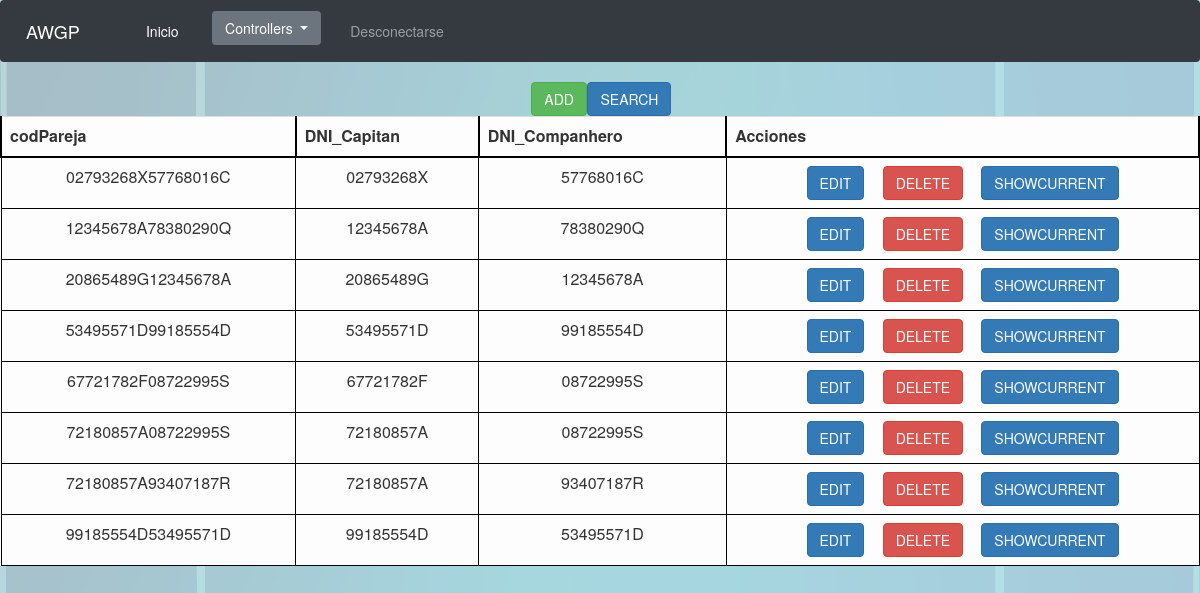
The app's page /Controllers/Controller_Pareja.php (signed in), older data.
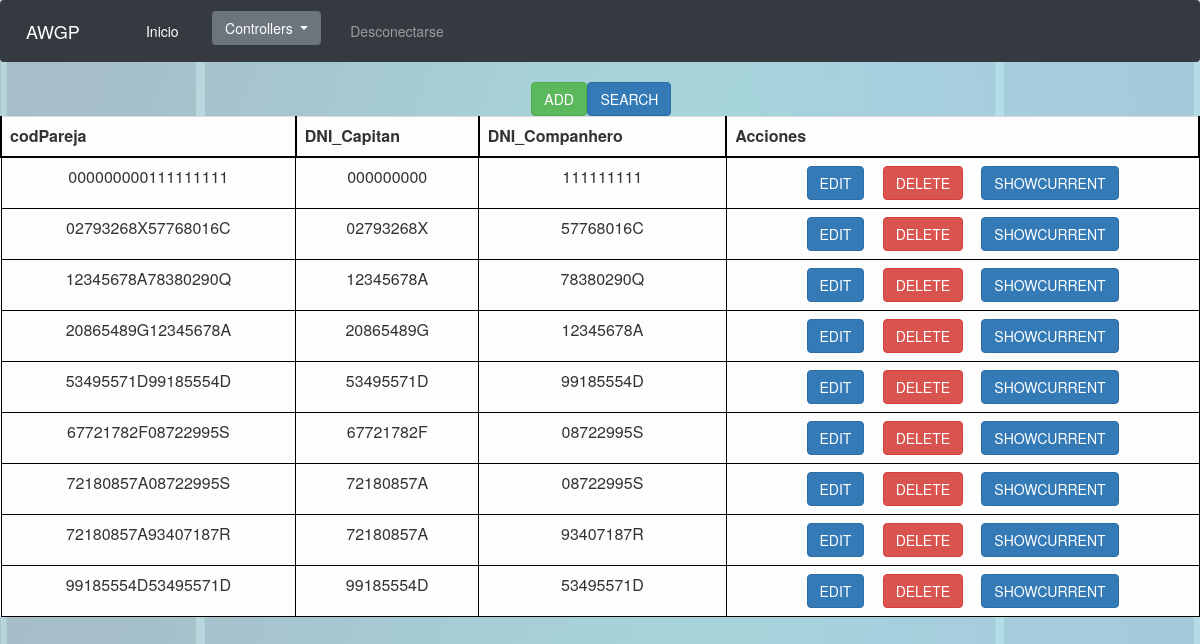
The same page, newer data.
### tables this page shows
CREATE TABLE IF NOT EXISTS `Pareja` (
  `codPareja` VARCHAR(18) NOT NULL,
  `DNI_Capitan` VARCHAR(9) NOT NULL,
  `DNI_Companhero` VARCHAR(9) NOT NULL,
  PRIMARY KEY (`codPareja`),
  INDEX `fk_Pareja_Deportista1_idx` (`DNI_Capitan` ASC),
  INDEX `fk_Pareja_Deportista2_idx` (`DNI_Companhero` ASC),
  CONSTRAINT `fk_Pareja_Deportista1`
    FOREIGN KEY (`DNI_Capitan`)
    REFERENCES `Deportista` (`DNI`)
    ON DELETE CASCADE
    ON UPDATE CASCADE,
  CONSTRAINT `fk_Pareja_Deportista2`
    FOREIGN KEY (`DNI_Companhero`)
    REFERENCES `Deportista` (`DNI`)
    ON DELETE CASCADE
    ON UPDATE CASCADE);

### Views/Pareja/Pareja_SHOWALL.php (called while the page is built)
<?php
include '../Views/base/SHOWALL.php';
class Pareja_SHOWALL extends SHOWALL{
	function __construct($respuesta){
		$this->controlador = 'Controller_Pareja.php';
		$this->resultado = $respuesta;
		$this->toString();
	}
}
?>

### Modelos/Pareja.php (called while the page is built, shortened)
<?php
class Pareja
{
  var $mysqli;
	function __construct($DNI_Capitan,$DNI_Companhero)
  {
    include_once '../Functions/ConectarBD.php';
    $this->mysqli = ConectarBD();
	}
  function SHOWALL(){
    $sql = "SELECT * FROM pareja";
    $resultado = $this->mysqli->query($sql);
    if(!$resultado){
      return 'No se ha podido conectar con la BD';
    }else{
      return $resultado;
    }
  }
}
?>

### Functions/ConectarBD.php (called while the page is built, shortened)
<?php
function ConectarBD()
	{
	    $mysqli = new mysqli("localhost", "AWGPusr", "AWGPass", "awgp");
		return $mysqli;
	}
?>

### Views/base/SHOWALL.php (the view, shortened to what this page needs)
<?php
class SHOWALL{
	var $showEdit = true;
	var $showDelete = true;
	var $showShowcurrent = true;
	var $showAdd = true;
	var $showSearch = true;
	var $showAcciones = true;
	var $controlador;
	var $acciones = 'Acciones';
	var $resultado;
	function toString(){
		include '../Views/base/header.php';
		echo '<table align="center">';
			echo "<form id='AnadirBuscar' method='GET' action='"; echo $this->controlador; echo "'>";
			echo '<tr class="filaInvisible">';
				if($this->showAdd){
					echo '<td class="celdaInvisible">';
					echo "<input class='btn btn-success' type='submit' name='submit' value='ADD'/>";
					echo '</td>';
				}
				if($this->showSearch){
					echo '<td class="celdaInvisible">';
					echo "<input class='btn btn-primary' type='submit' name='submit' value='SEARCH'/>";
					echo '</td>';
				}
			echo '</tr>';
			echo '</form>';
		echo '</table>';
		echo '<table class="table table-light">';
			echo '<tr class="fila">';
				while($tituloColumna = $this->resultado->fetch_field()){
					echo '<th class="tituloColumna">';
						echo $tituloColumna->name;
					echo '</th>';
				}
				if($this->showAcciones){
					echo '<th class="tituloColumna">';
					echo $this->acciones;
					echo '</th>';
				}
			echo '</tr>';
			$num = 0;
			while($fila = $this->resultado->fetch_row()){
				echo "<form id='formularioOpcion"; echo $num; echo "' method='GET' action='"; echo $this->controlador; echo "'>";
				echo '<tr class="fila">';
				for($i = 0; $i < sizeof($fila); $i++){
					echo '<td class="celda">';
					echo $fila[$i];
					echo '</td>';
				}
				if($this->showAcciones){
					echo '<td class="celda">';
						if($this->showEdit){
							echo "<input class='btn btn-primary' type='submit' name='submit' value='EDIT'/>";
						}
						if($this->showDelete){
							echo "<input class='btn btn-danger' type='submit' name='submit' value='DELETE'/>";
						}
						if($this->showShowcurrent){
							echo "<input class='btn btn-primary' type='submit' name='submit' value='SHOWCURRENT'/>";
						}
					echo '</td>';
				}
				echo '</tr>';
				echo '</form>';
				$num++;
			}
		echo '</table>';
		include '../Views/base/footer.php';
	}
}
?>

### Controllers/Controller_Pareja.php (shortened to what this page needs)
<?php
	include '../Modelos/Pareja.php';
	include '../Views/Pareja/Pareja_SHOWALL.php';
switch ($_REQUEST['submit']){
	case 'SHOWALL':
		$pareja = new Pareja('','','');
		$respuesta = $pareja->SHOWALL();
		new Pareja_SHOWALL($respuesta);
		break;
}
?>

### Views/base/header.php (shortened to what this page needs)
	<link href="/css/style.css" type="text/css" rel="stylesheet"  media="(min-width:380px)">
	<link rel="stylesheet" href="https://stackpath.bootstrapcdn.com/bootstrap/4.1.3/css/bootstrap.min.css">
	<link rel="stylesheet" type="text/css" href="//netdna.bootstrapcdn.com/bootstrap/3.1.1/css/bootstrap.min.css">
	<html>
		<header>
			<nav class="navbar navbar-expand-lg navbar-dark bg-dark">
				<a class="navbar-brand" href="#">AWGP</a>
				<div class="collapse navbar-collapse" id="navbarColor01">
				  <ul class="navbar-nav mr-auto">
					<li class="nav-item active">
					  <a class="nav-link" href="../index.php">Inicio<span class="sr-only">(current)</span></a>
					</li>
	<?php
	if(isset($_SESSION['rolAdmin']) && $_SESSION['rolAdmin']){
		?>
			<li class="nav-item">
				<div class="dropdown nav-link">
				  <button class="btn btn-secondary dropdown-toggle" type="button" id="dropdownMenuButton" data-toggle="dropdown" aria-haspopup="true" aria-expanded="false" style="vertical-align: middle">
					Controllers
				  </button>
				</div>
			</li>
			<li class="nav-item">
			  <a class="nav-link" href="../Functions/Desconectar.php">Desconectarse</a>
			</li>
		<?php
	}else if(isset($_SESSION['DNI'])){
		?>
			<li class="nav-item">
			  <a class="nav-link text-nowrap" href="../Controllers/Controller_Reserva.php">Reservar pista</a>
			</li>
			<li class="nav-item">
			  <a class="nav-link text-nowrap" href="../Controllers/Controller_Reserva.php?submit=VERRESERVAS">Mis reservas</a>
			</li>
			<li class="nav-item">
			  <a class="nav-link text-nowrap" href="../Controllers/Controller_Pareja.php">Mis parejas</a>
			</li>
			<li class="nav-item">
			  <a class="nav-link text-nowrap" href="../Controllers/Controller_Deportista.php?submit=PERFIL">Mi perfil</a>
			</li>
			<li class="nav-item">
			  <a class="nav-link text-nowrap" href="../Controllers/Controller_Pareja.php?submit=ESCOGERPAREJA">Inscribirse a un campeonato</a>
			</li>
			<li class="nav-item">
			  <a class="nav-link text-nowrap" href="../Controllers/Controller_Clase.php?submit=MISCLASES">Ver clases</a>
			</li>
			<li class="nav-item">
			  <a class="nav-link text-nowrap" href="../Controllers/Controller_Clase.php?submit=APUNTARSE">Apuntarse a clases</a>
			</li>
			<li class="nav-item">
			  <a class="nav-link text-nowrap" href="../Controllers/Controller_Clase.php?submit=MISCLASES">Ver clases</a>
			</li>
			<li class="nav-item">
			  <a class="nav-link text-nowrap" href="../Controllers/Controller_Clase.php?submit=APUNTARSE">Apuntarse a clases</a>
			</li>
			<?php
			if(isset($_SESSION['rolEntrenador']) && $_SESSION['rolEntrenador']){
				?>
				<li class="nav-item">
				  <a class="nav-link text-nowrap" href="../Controllers/Controller_Clase.php">Agenda de clases</a>
				</li>
				<?php
			}
			?>
			<li class="nav-item">
			  <a class="nav-link text-nowrap" href="../Functions/Desconectar.php">Desconectarse</a>
			</li>
		<?php
	}else{
	}
?>
		  </ul>
		</div>
	</nav>
</header>
<body>

### Views/base/footer.php (shortened to what this page needs)
	</body>
</html>

### css/style.css (style rules this page uses)
.btn { margin-left: 2%; margin-right: 2%; }
.nav-item { margin-left: 8%; }
html { font: Arial; }
body { background-image: url(../img/padel.png); background-size: contain; }
th { text-align: center; }
.tituloColumna { border-top: 2px solid black; border-right: 2px solid black; border-left: 2px solid black; border-bottom: 2px solid black; }
.celda { text-align: center; border: 1px solid black; padding-top: 3; padding-bottom: 3; padding-left: 10; padding-right: 10; }

Row changes from the older to the newer data that the page shows:
added pareja: codPareja "000000000111111111", DNI_Capitan "000000000", DNI_Companhero "111111111"
